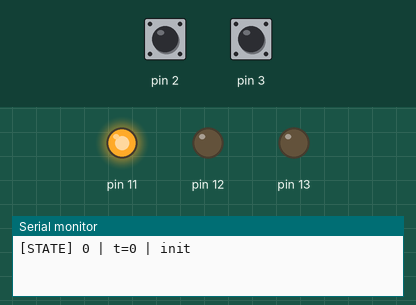
This sketch was run on a simulated Arduino Uno, built with avr-gcc and run on an emulated ATmega328P. Parts: output pins drawn as LEDs (lit = HIGH), the last lines printed to the serial monitor. Dashed ring = blinking. The test bench sets the inputs (shaded band); at power-on: pin 3 HIGH, pin 2 HIGH.

Above: at 1.2 s.
1.3 s: pin 3 pulled LOW for 0.15 s
At 2.1 s:
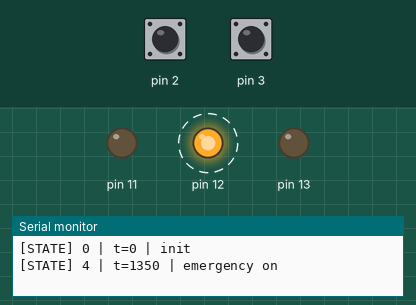
7.3 s: pin 3 pulled LOW for 1 s
At 8.6 s:
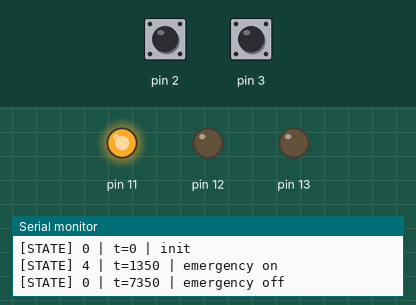
9.8 s: pin 3 pulled LOW for 3.2 s
At 10.1 s:
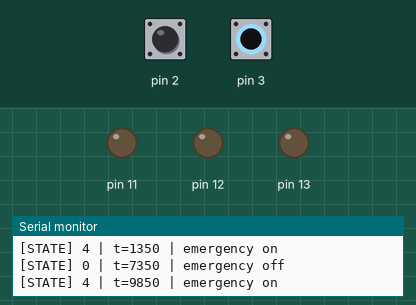
Timing chart, 0 to 15.5 s (numbered marks = the images above; inputs shaded):
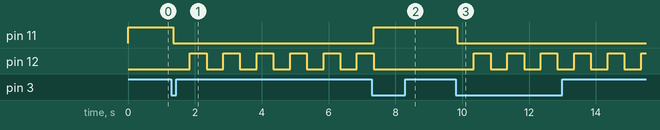

The sketch:

metod2_lab2.ino
```cpp
enum State { S_GREEN, S_YELLOW, S_RED, S_RED_YELLOW, S_WARNING, NUM_STATES };
enum Event { E_NONE, E_TIMER, E_EMERGENCY_ON, E_EMERGENCY_OFF, NUM_EVENTS };

State currentState = S_GREEN;
unsigned long stateStart = 0;
unsigned long stateDur   = 0;
bool pedRequest = false;
bool emergency  = false;

int lastBtn3 = HIGH, stableBtn3 = HIGH; unsigned long tBtn3 = 0;
int lastBtn2 = HIGH, stableBtn2 = HIGH; unsigned long tBtn2 = 0;

unsigned long lastBlink = 0;
bool blinkOn = false;

typedef void (*Handler)(void);
Handler fsmTable[NUM_STATES][NUM_EVENTS];

void setOutputsForState(State s) {
  digitalWrite(13, LOW); digitalWrite(12, LOW); digitalWrite(11, LOW);
  switch (s) {
    case S_GREEN:      digitalWrite(11, HIGH); break;
    case S_YELLOW:     digitalWrite(12, HIGH); break;
    case S_RED:        digitalWrite(13, HIGH); break;
    case S_RED_YELLOW: digitalWrite(13, HIGH); digitalWrite(12, HIGH); break;
    case S_WARNING:    blinkOn = false; lastBlink = millis(); break;
    default: break;
  }
}

void goTo(State s, unsigned long dur, const char* reason) {
  currentState = s;
  stateStart = millis();
  stateDur = dur;
  setOutputsForState(s);
  Serial.print("[STATE] "); Serial.print(s);
  Serial.print(" | t="); Serial.print(stateStart);
  Serial.print(" | "); Serial.println(reason);
}

void onGreenTimer()   { goTo(S_YELLOW, 3000, pedRequest ? "green done (ped)" : "green done"); }
void onYellowTimer()  {
  if (pedRequest) { pedRequest = false; goTo(S_RED, 20000, "yellow done -> long red"); }
  else            { goTo(S_RED, 10000, "yellow done"); }
}
void onRedTimer()     { goTo(S_RED_YELLOW, 2000, "red done"); }
void onRedYellowTimer(){ goTo(S_GREEN, pedRequest ? 5000 : 10000, "red+yellow done"); }
void onEmergencyOn()  { emergency = true;  goTo(S_WARNING, 500, "emergency on"); }
void onEmergencyOff() { emergency = false; goTo(S_GREEN,   10000, "emergency off"); }

void setupTable() {
  for (int s = 0; s < NUM_STATES; ++s)
    for (int e = 0; e < NUM_EVENTS; ++e) fsmTable[s][e] = NULL;

  fsmTable[S_GREEN][E_TIMER]      = onGreenTimer;
  fsmTable[S_YELLOW][E_TIMER]     = onYellowTimer;
  fsmTable[S_RED][E_TIMER]        = onRedTimer;
  fsmTable[S_RED_YELLOW][E_TIMER] = onRedYellowTimer;

  for (int s = 0; s < NUM_STATES; ++s) {
    fsmTable[s][E_EMERGENCY_ON]  = onEmergencyOn;
    fsmTable[s][E_EMERGENCY_OFF] = onEmergencyOff;
  }
}

Event pollEvent() {
  int r3 = digitalRead(3);
  if (r3 != lastBtn3) { tBtn3 = millis(); lastBtn3 = r3; }
  if ((millis() - tBtn3) > 50 && r3 != stableBtn3) {
    stableBtn3 = r3;
    if (stableBtn3 == LOW) return emergency ? E_EMERGENCY_OFF : E_EMERGENCY_ON;
  }
  int r2 = digitalRead(2);
  if (r2 != lastBtn2) { tBtn2 = millis(); lastBtn2 = r2; }
  if ((millis() - tBtn2) > 50 && r2 != stableBtn2) {
    stableBtn2 = r2;
    if (stableBtn2 == LOW) { pedRequest = true; Serial.print("[EVENT] ped | t="); Serial.println(millis()); }
  }
  if (millis() - stateStart >= stateDur) return E_TIMER;
  return E_NONE;
}

void setup() {
  Serial.begin(9600);
  pinMode(13, OUTPUT); pinMode(12, OUTPUT); pinMode(11, OUTPUT);
  pinMode(3, INPUT_PULLUP); pinMode(2, INPUT_PULLUP);
  setupTable();
  goTo(S_GREEN, 10000, "init");
}

void loop() {
  Event ev = pollEvent();
  if (ev != E_NONE) {
    Handler h = fsmTable[currentState][ev];
    if (h) h();
  }
  if (currentState == S_WARNING && millis() - lastBlink >= 500) {
    lastBlink = millis();
    blinkOn = !blinkOn;
    digitalWrite(12, blinkOn ? HIGH : LOW);
  }
}
```

Measured:
- after the input at 1.3 s, pin 11: HIGH → LOW after 0.05 s; pin 12: alternates HIGH for 0.50 s and LOW for 0.50 s, starting after 0.55 s
- after the input at 7.3 s, pin 11: LOW → HIGH after 0.05 s; pin 12: goes on until 7.4 s, then stays LOW
- after the input at 9.8 s, pin 11: HIGH → LOW after 0.05 s; pin 12: alternates HIGH for 0.50 s and LOW for 0.50 s, starting after 0.55 s
